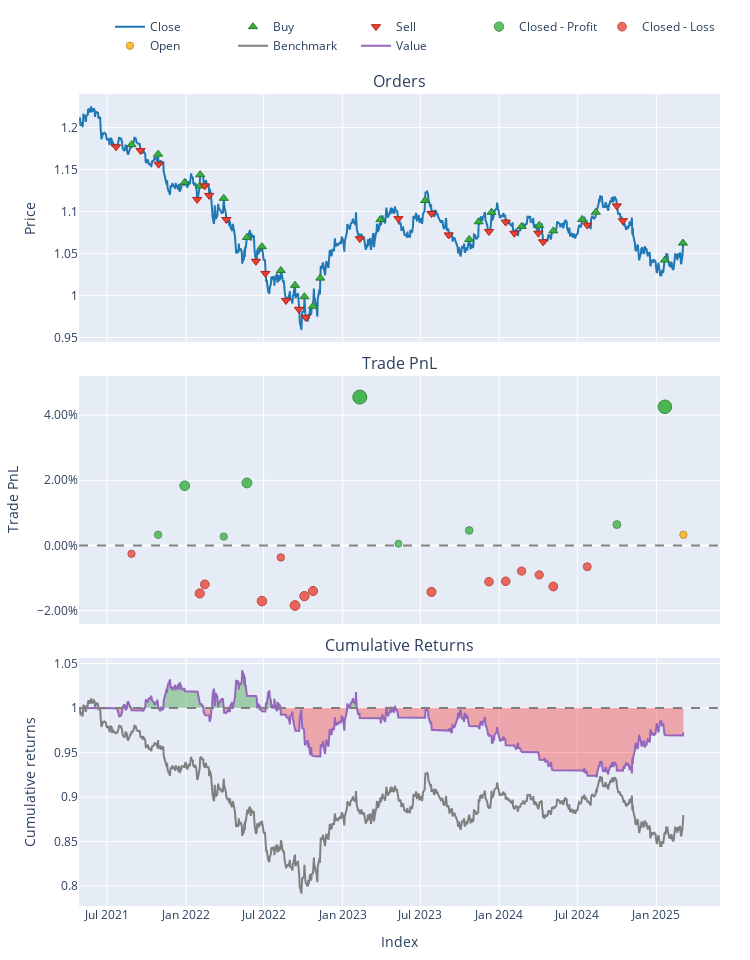

The cell this chart's notebook holds for it:
### Markdown cell above
Step 5: Backtest the Pair Trading Strategy

### Code cell
import vectorbt as vbt

# Option 1: Use the PCA-selected pair
pair1, pair2 = selected_pairs[0][:2]

# Option 2: Alternatively, use a cluster-based pair
# pair1, pair2 = cluster_pairs[0]

print(f"Testing pair: {pair1} vs {pair2}")

df1, df2 = data[pair1], data[pair2]

# Compute Spread & Z-Score
spread = df1["close"] - df2["close"]
z_score = (spread - spread.rolling(60).mean()) / spread.rolling(60).std()

# Define Entry & Exit Signals
entries = z_score < -1.5       # Buy pair1, Sell pair2
short_entries = z_score > 1.5    # Sell pair1, Buy pair2
exits = abs(z_score) < 0.5       # Exit when mean reversion occurs

# Backtest using vectorbt
portfolio = vbt.Portfolio.from_signals(
    close=df1["close"],
    entries=entries,
    exits=exits,
    short_entries=short_entries,
    short_exits=exits,
    size=1,  
    size_type="percent",
    init_cash=10000,
    fees=0.0002,
    freq="1H"
)

print(portfolio.stats())
portfolio.plot().show()

### Figure 1 — Plotly figure (JSON) as saved in the notebook; plotly's stock layout.template omitted (floating-point values rounded to 4 significant figures; data arrays with more than 128 entries replaced by an {"elided": "..."} marker saying what was removed)
{"data": [{"legendgroup": "0", "line": {"color": "#1f77b4"}, "name": "Close", "showlegend": true, "type": "scatter", "uid": "dcfc4ea3-7e8b-48fa-a1fc-f6b8abcc21fb", "x": {"elided": "1000 str values"}, "xaxis": "x", "y": {"elided": "1000 float values"}, "yaxis": "y"}, {"customdata": [[1, 8494.0, 2.004], [3, 8504.0, 1.987], [5, 8652.0, 1.964], [7, 9142.0, 2.067], [8, 8775.0, 2.008], [11, 8861.0, 1.977], [13, 9119.0, 1.95], [15, 9738.0, 2.061], [17, 9706.0, 1.999], [19, 9983.0, 2.021], [21, 9903.0, 1.978], [23, 9845.0, 1.944], [24, 9263.0, 1.891], [26, 9066.0, 1.977], [28, 8886.0, 1.978], [31, 9094.0, 1.94], [32, 9004.0, 1.959], [34, 8812.0, 1.937], [37, 8917.0, 1.93], [39, 8847.0, 1.917], [41, 8851.0, 1.907], [42, 8526.0, 1.86], [44, 8404.0, 1.848], [47, 8536.0, 1.78], [48, 9123.0, 1.939]], "hovertemplate": "Order Id: %{customdata[0]}<br>Timestamp: %{x}<br>Price: %{y}<br>Size: %{customdata[1]:.6f}<br>Fees: %{customdata[2]:.6f}", "legendgroup": "1", "marker": {"color": "#37B13F", "line": {"color": "rgb(38,123,44)", "width": 1}, "size": 8, "symbol": "triangle-up"}, "mode": "markers", "name": "Buy", "type": "scatter", "uid": "8d88f7c4-73f7-48d2-af13-8353a8243ce8", "x": ["2021-08-27T00:00:00", "2021-10-28T00:00:00", "2021-12-29T00:00:00", "2022-02-02T00:00:00", "2022-02-03T00:00:00", "2022-03-30T00:00:00", "2022-05-23T00:00:00", "2022-06-27T00:00:00", "2022-08-10T00:00:00", "2022-09-12T00:00:00", "2022-10-04T00:00:00", "2022-10-24T00:00:00", "2022-11-10T00:00:00", "2023-03-30T00:00:00", "2023-07-12T00:00:00", "2023-10-23T00:00:00", "2023-11-14T00:00:00", "2023-12-14T00:00:00", "2024-02-22T00:00:00", "2024-04-03T00:00:00", "2024-05-06T00:00:00", "2024-07-12T00:00:00", "2024-08-13T00:00:00", "2025-01-21T00:00:00", "2025-03-04T00:00:00"], "xaxis": "x", "y": [1.18, 1.168, 1.135, 1.13, 1.144, 1.116, 1.069, 1.058, 1.03, 1.012, 0.9986, 0.9873, 1.021, 1.091, 1.113, 1.067, 1.088, 1.099, 1.082, 1.084, 1.077, 1.091, 1.099, 1.042, 1.063], "yaxis": "y"}, {"customdata": [[0, 8494.0, 2.0], [2, 8504.0, 1.994], [4, 8652.0, 2.001], [6, 9142.0, 2.038], [9, 8775.0, 1.984], [10, 8861.0, 1.984], [12, 9119.0, 1.989], [14, 9738.0, 2.027], [16, 9706.0, 1.992], [18, 9983.0, 1.985], [20, 9903.0, 1.948], [22, 9845.0, 1.918], [25, 9263.0, 1.978], [27, 9066.0, 1.979], [29, 8886.0, 1.951], [30, 9094.0, 1.95], [33, 9004.0, 1.938], [35, 8812.0, 1.917], [36, 8917.0, 1.916], [38, 8847.0, 1.901], [40, 8851.0, 1.884], [43, 8526.0, 1.848], [45, 8404.0, 1.86], [46, 8536.0, 1.859]], "hovertemplate": "Order Id: %{customdata[0]}<br>Timestamp: %{x}<br>Price: %{y}<br>Size: %{customdata[1]:.6f}<br>Fees: %{customdata[2]:.6f}", "legendgroup": "2", "marker": {"color": "#EA4335", "line": {"color": "rgb(181,31,18)", "width": 1}, "size": 8, "symbol": "triangle-down"}, "mode": "markers", "name": "Sell", "type": "scatter", "uid": "da6669d1-d42b-4662-994f-a2d02db8c0ed", "x": ["2021-07-22T00:00:00", "2021-09-17T00:00:00", "2021-10-29T00:00:00", "2022-01-27T00:00:00", "2022-02-14T00:00:00", "2022-02-24T00:00:00", "2022-04-05T00:00:00", "2022-06-13T00:00:00", "2022-07-05T00:00:00", "2022-08-22T00:00:00", "2022-09-21T00:00:00", "2022-10-07T00:00:00", "2023-02-10T00:00:00", "2023-05-11T00:00:00", "2023-07-27T00:00:00", "2023-09-05T00:00:00", "2023-12-08T00:00:00", "2024-01-16T00:00:00", "2024-02-05T00:00:00", "2024-04-01T00:00:00", "2024-04-12T00:00:00", "2024-07-24T00:00:00", "2024-10-01T00:00:00", "2024-10-15T00:00:00"], "xaxis": "x", "y": [1.177, 1.173, 1.156, 1.114, 1.131, 1.119, 1.091, 1.041, 1.026, 0.9942, 0.9837, 0.9741, 1.068, 1.092, 1.098, 1.072, 1.076, 1.088, 1.074, 1.074, 1.064, 1.084, 1.107, 1.089], "yaxis": "y"}, {"customdata": [[1, 1, 32.5, 0.003259], [2, 2, 183.3, 0.01832], [5, 5, 26.87, 0.00271], [6, 6, 190.8, 0.01919], [12, 12, 430.8, 0.04555], [13, 13, 5.2, 0.0005259], [15, 15, 44.85, 0.0046], [22, 22, 59.07, 0.006394], [23, 23, 395.9, 0.04258]], "hovertemplate": "Exit Trade Id: %{customdata[0]}<br>Position Id: %{customdata[1]}<br>Exit Timestamp: %{x}<br>PnL: %{customdata[2]:.6f}<br>Return: %{customdata[3]:.2%}", "legendgroup": "3", "marker": {"color": "#37B13F", "line": {"color": "rgb(38,123,44)", "width": 1}, "opacity": [0.7591, 0.8093, 0.7573, 0.8122, 0.9, 0.75, 0.7636, 0.7695, 0.8901], "size": [7.425, 9.766, 7.339, 9.901, 14, 7, 7.633, 7.912, 13.54], "symbol": "circle"}, "mode": "markers", "name": "Closed - Profit", "type": "scatter", "uid": "85278df1-9c61-4061-bb70-988d99777716", "x": ["2021-10-28T00:00:00", "2021-12-29T00:00:00", "2022-03-30T00:00:00", "2022-05-23T00:00:00", "2023-02-10T00:00:00", "2023-05-11T00:00:00", "2023-10-23T00:00:00", "2024-10-01T00:00:00", "2025-01-21T00:00:00"], "xaxis": "x2", "y": [0.003259, 0.01832, 0.00271, 0.01919, 0.04555, 0.0005259, 0.0046, 0.006394, 0.04258], "yaxis": "y2"}, {"customdata": [[0, 0, -25.66, -0.002567], [3, 3, -150.3, -0.01475], [4, 4, -120.3, -0.01198], [7, 7, -173.4, -0.01711], [8, 8, -36.7, -0.003684], [9, 9, -183.3, -0.01847], [10, 10, -151.8, -0.01558], [11, 11, -134.2, -0.014], [14, 14, -141.4, -0.01429], [16, 16, -109.2, -0.01115], [17, 17, -106.7, -0.01101], [18, 18, -75.54, -0.007886], [19, 19, -86.0, -0.009049], [20, 20, -118.9, -0.01262], [21, 21, -60.75, -0.006533]], "hovertemplate": "Exit Trade Id: %{customdata[0]}<br>Position Id: %{customdata[1]}<br>Exit Timestamp: %{x}<br>PnL: %{customdata[2]:.6f}<br>Return: %{customdata[3]:.2%}", "legendgroup": "4", "marker": {"color": "#EA4335", "line": {"color": "rgb(181,31,18)", "width": 1}, "opacity": [0.7568, 0.7974, 0.7882, 0.8053, 0.7605, 0.8098, 0.8002, 0.7949, 0.7959, 0.7854, 0.7849, 0.7745, 0.7784, 0.7903, 0.77], "size": [7.317, 9.211, 8.781, 9.578, 7.491, 9.789, 9.34, 9.094, 9.14, 8.652, 8.631, 8.144, 8.325, 8.88, 7.934], "symbol": "circle"}, "mode": "markers", "name": "Closed - Loss", "type": "scatter", "uid": "8008fe7e-963a-4edb-bacf-552901b93989", "x": ["2021-08-27T00:00:00", "2022-02-02T00:00:00", "2022-02-14T00:00:00", "2022-06-27T00:00:00", "2022-08-10T00:00:00", "2022-09-12T00:00:00", "2022-10-04T00:00:00", "2022-10-24T00:00:00", "2023-07-27T00:00:00", "2023-12-08T00:00:00", "2024-01-16T00:00:00", "2024-02-22T00:00:00", "2024-04-03T00:00:00", "2024-05-06T00:00:00", "2024-07-24T00:00:00"], "xaxis": "x2", "y": [-0.002567, -0.01475, -0.01198, -0.01711, -0.003684, -0.01847, -0.01558, -0.014, -0.01429, -0.01115, -0.01101, -0.007886, -0.009049, -0.01262, -0.006533], "yaxis": "y2"}, {"customdata": [[24, 24, 31.72, 0.003273]], "hovertemplate": "Exit Trade Id: %{customdata[0]}<br>Position Id: %{customdata[1]}<br>Exit Timestamp: %{x}<br>PnL: %{customdata[2]:.6f}<br>Return: %{customdata[3]:.2%}", "legendgroup": "5", "marker": {"color": "#FFAA00", "line": {"color": "rgb(178,118,0)", "width": 1}, "opacity": [0.7592], "size": [7.427], "symbol": "circle"}, "mode": "markers", "name": "Open", "type": "scatter", "uid": "b1c029ee-5b57-402b-9f63-bc9023c4dfd6", "x": ["2025-03-05T00:00:00"], "xaxis": "x2", "y": [0.003273], "yaxis": "y2"}, {"legendgroup": "6", "line": {"color": "#7f7f7f"}, "name": "Benchmark", "showlegend": true, "type": "scatter", "uid": "e919b5c1-5508-4eff-a3fd-60574c5775df", "x": {"elided": "1000 str values"}, "xaxis": "x3", "y": {"elided": "1000 float values"}, "yaxis": "y3"}, {"hoverinfo": "skip", "legendgroup": "7", "line": {"color": "rgba(0, 0, 0, 0)", "width": 0}, "opacity": 0, "showlegend": false, "type": "scatter", "uid": "ed8331f5-e263-4bd9-9e81-a2e2d12826e5", "x": {"elided": "1000 str values"}, "xaxis": "x3", "y": {"elided": "1000 int values"}, "yaxis": "y3"}, {"connectgaps": false, "fill": "tonexty", "fillcolor": "rgba(0, 128, 0, 0.3)", "hoverinfo": "skip", "legendgroup": "7", "line": {"color": "rgba(0, 0, 0, 0)", "width": 0}, "opacity": 0, "showlegend": false, "type": "scatter", "uid": "5b944c19-02db-45cc-89bd-d6572fb66fc8", "x": {"elided": "1000 str values"}, "xaxis": "x3", "y": {"elided": "1000 float values"}, "yaxis": "y3"}, {"hoverinfo": "skip", "legendgroup": "7", "line": {"color": "rgba(0, 0, 0, 0)", "width": 0}, "opacity": 0, "showlegend": false, "type": "scatter", "uid": "46e7ccf5-3159-4620-a34f-48f6f6328f25", "x": {"elided": "1000 str values"}, "xaxis": "x3", "y": {"elided": "1000 int values"}, "yaxis": "y3"}, {"connectgaps": false, "fill": "tonexty", "fillcolor": "rgba(255, 0, 0, 0.3)", "hoverinfo": "skip", "legendgroup": "7", "line": {"color": "rgba(0, 0, 0, 0)", "width": 0}, "opacity": 0, "showlegend": false, "type": "scatter", "uid": "e0716dc7-ec65-441f-ac18-a6822d5d95bf", "x": {"elided": "1000 str values"}, "xaxis": "x3", "y": {"elided": "1000 float values"}, "yaxis": "y3"}, {"legendgroup": "8", "line": {"color": "#9467bd"}, "name": "Value", "showlegend": true, "type": "scatter", "uid": "d20de704-71a1-4d5a-a65f-c91001a5c6a5", "x": {"elided": "1000 str values"}, "xaxis": "x3", "y": {"elided": "1000 float values"}, "yaxis": "y3"}, {"hoverinfo": "skip", "legendgroup": "7", "line": {"color": "rgba(0, 0, 0, 0)", "width": 0}, "opacity": 0, "showlegend": false, "type": "scatter", "uid": "1045758c-297e-4b93-b0a7-4976ad64bfaf", "x": {"elided": "1000 str values"}, "xaxis": "x3", "y": {"elided": "1000 int values"}, "yaxis": "y3"}], "layout": {"annotations": [{"font": {"size": 16}, "showarrow": false, "text": "Orders", "x": 0.5, "xanchor": "center", "xref": "paper", "y": 1, "yanchor": "bottom", "yref": "paper"}, {"font": {"size": 16}, "showarrow": false, "text": "Trade PnL", "x": 0.5, "xanchor": "center", "xref": "paper", "y": 0.6528, "yanchor": "bottom", "yref": "paper"}, {"font": {"size": 16}, "showarrow": false, "text": "Cumulative Returns", "x": 0.5, "xanchor": "center", "xref": "paper", "y": 0.3056, "yanchor": "bottom", "yref": "paper"}], "height": 960, "legend": {"orientation": "h", "traceorder": "normal", "x": 1, "xanchor": "right", "y": 1.042, "yanchor": "bottom"}, "margin": {"b": 30, "l": 30, "r": 30, "t": 30}, "shapes": [{"line": {"color": "gray", "dash": "dash"}, "type": "line", "x0": 0, "x1": 1, "xref": "paper", "y0": 0, "y1": 0, "yref": "y2"}, {"line": {"color": "gray", "dash": "dash"}, "type": "line", "x0": 0, "x1": 1, "xref": "paper", "y0": 1, "y1": 1, "yref": "y3"}], "showlegend": true, "width": 750, "xaxis": {"anchor": "y", "domain": [0, 1], "matches": "x3", "showticklabels": false}, "xaxis2": {"anchor": "y2", "domain": [0, 1], "matches": "x3", "showticklabels": false}, "xaxis3": {"anchor": "y3", "domain": [0, 1], "title": {"text": "Index"}}, "yaxis": {"anchor": "x", "domain": [0.6944, 1], "title": {"text": "Price"}}, "yaxis2": {"anchor": "x2", "domain": [0.3472, 0.6528], "tickformat": ".2%", "title": {"text": "Trade PnL"}}, "yaxis3": {"anchor": "x3", "domain": [0, 0.3056], "title": {"text": "Cumulative returns"}}}}
